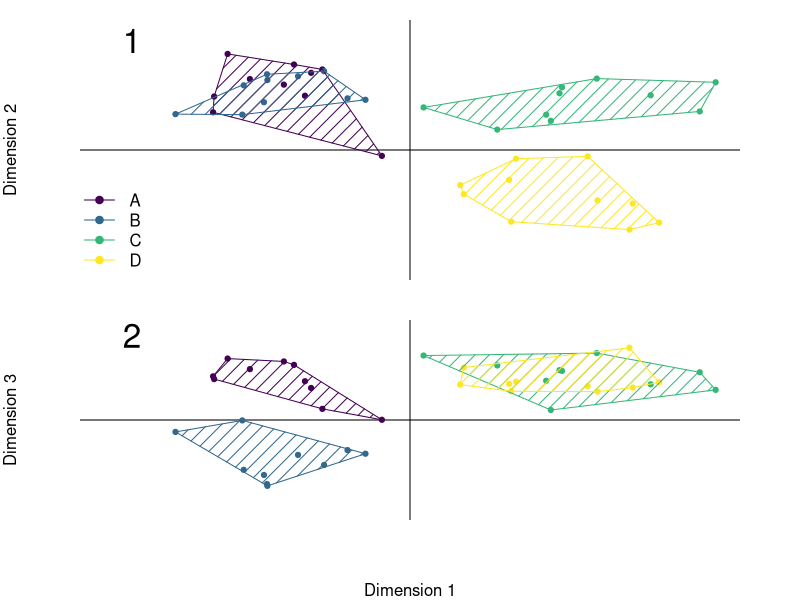

Write the R code that produced this figure.
## ---- chunk 1
set.seed(1)
## Sampling the four different groups
size <- 10            # x                      #y                       #z
group1 <- cbind(rnorm(size, -0.5, 0.25), rnorm(size,  0.5, 0.25), rnorm(size,  0.5, 0.25))
group2 <- cbind(rnorm(size, -0.5, 0.25), rnorm(size,  0.5, 0.25), rnorm(size, -0.5, 0.25))
group3 <- cbind(rnorm(size,  0.5, 0.25), rnorm(size,  0.5, 0.25), rnorm(size,  0.5, 0.25))
group4 <- cbind(rnorm(size,  0.5, 0.25), rnorm(size, -0.5, 0.25), rnorm(size,  0.5, 0.25))
groups <- list(group1, group2, group3, group4)

## Chull coordinates function
get.chull.coords <- function(x, axis) {
    chull_points <- chull(x[, c(axis)])
    chull_coords <- rbind(x[chull_points, axis], x[chull_points[1], axis])
}

## Getting the coordinates
chull_coords_xy <- lapply(groups, get.chull.coords, axis = c(1, 2))
chull_coords_xz <- lapply(groups, get.chull.coords, axis = c(1, 3))

## Empty plot function
empty.plot <- function(xlab = "Dimension 1", ylab) {
    par(bty = "n")
    plot(NULL, xlim = c(-1.1, 1.1), ylim = c(-1.1, 1.1), xlab = xlab, ylab = ylab, xaxt='n', yaxt='n')
    abline(v = 0)
    abline(h = 0)
}

## Setting the colour palette
col_palette <- as.list(viridis::viridis(4))


par(mfrow = c(2, 1))
par(mar = c(1, 4, 1, 3))
## Plotting the first coordinates sets
empty.plot(xlab = "", ylab = "Dimension 2")
text(-1,1, "1", cex = 2)
## Adding the points
plot.points <- function(x, col, axis) points(x[, axis], col = col, pch = 19, cex = 0.7)
silent <- mapply(plot.points, groups, col_palette, MoreArgs = list(axis = c(1, 2)))
## Adding the polygons
plot.polygons <- function(x, col) polygon(x[, 1], x[, 2], col = col, density = 10, border = col)
silent <- mapply(plot.polygons, chull_coords_xy, col_palette)
legend("bottomlef", legend = LETTERS[1:4], col = unlist(col_palette), bty = "n", pch = 19, lty = 1)

par(mar = c(4, 4, 1, 3))
## Plotting the second coordinates sets
empty.plot(ylab = "Dimension 3")
text(-1,1, "2", cex = 2)
## Adding the points
silent <- mapply(plot.points, groups, col_palette, MoreArgs = list(axis = c(1, 3)))
## Adding the polygons
silent <- mapply(plot.polygons, chull_coords_xz, col_palette)

